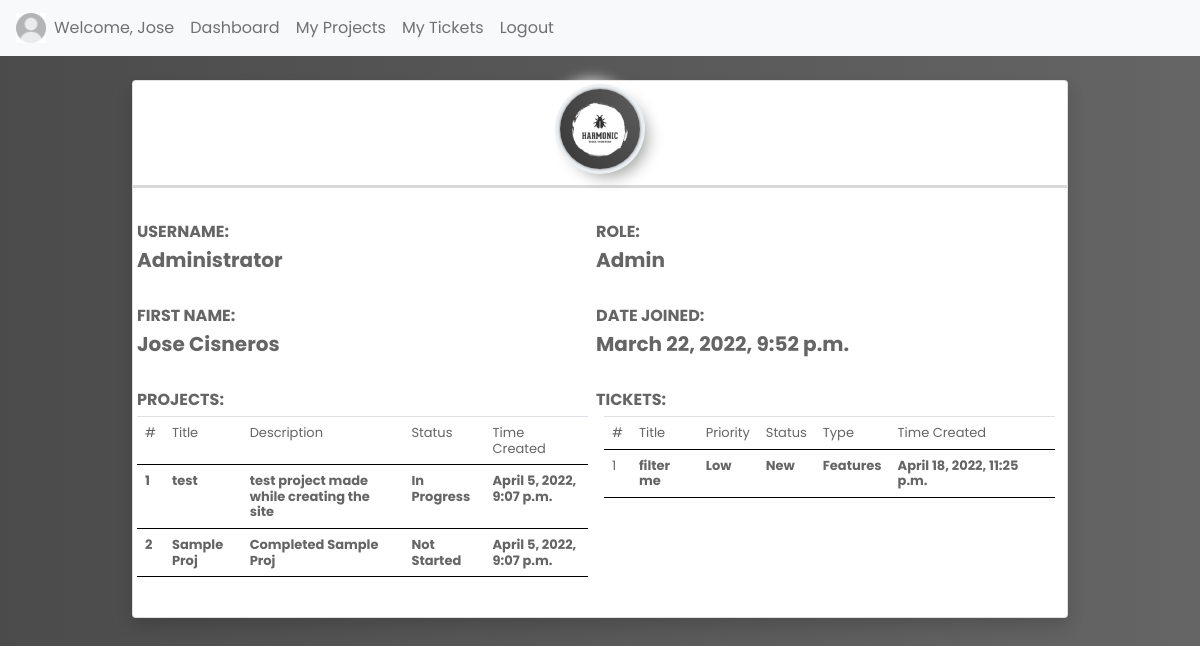
The app's page /user/Administrator (signed in), older data.
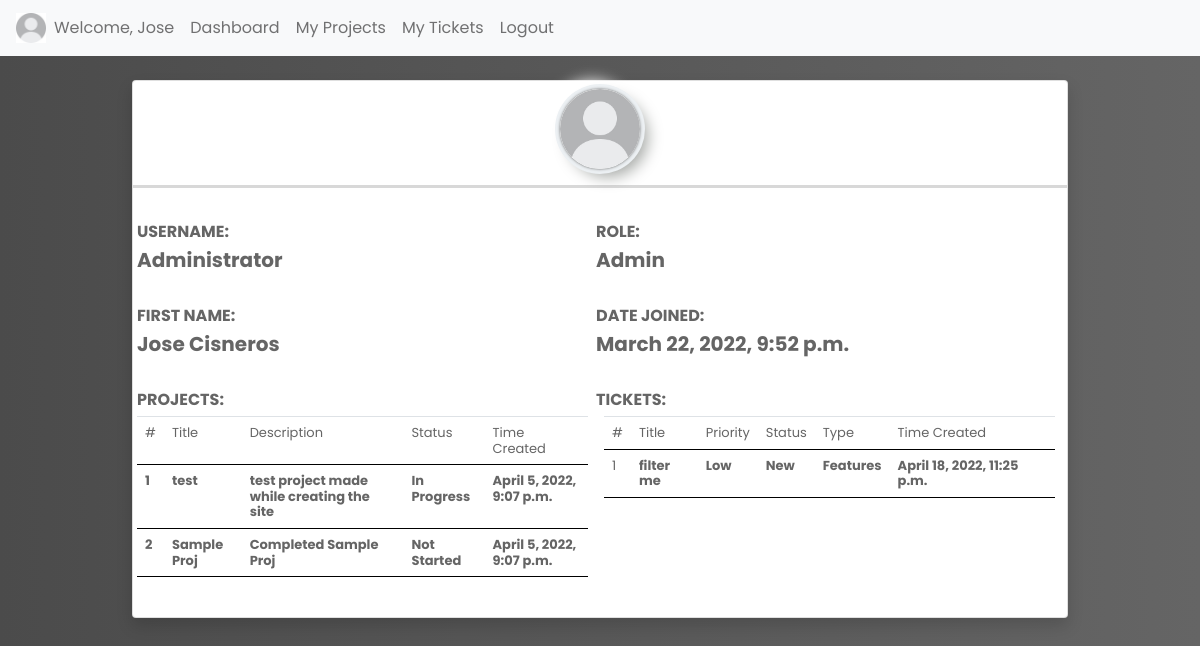
The same page, newer data.
### trackersite/models.py (models this page shows)
class User(AbstractUser):
    email = models.EmailField(blank=True, max_length=254, verbose_name='email address', unique=True)
    class Role(models.TextChoices):
        DEV = "Developer", "Developer"
        MANG = "Manager", "Manager"
        ADMN = "Admin", "Admin"
    role = models.CharField(max_length=9, choices=Role.choices, default=Role.DEV)
    image = models.ImageField(upload_to='covers', default='covers/pfp1.jpg')
    demo_user = models.BooleanField(default=False)

### trackersite/views.py (the view, shortened to what this page needs)
# urls.py: path("user/<str:name>", views.load_user, name="load_user"),
@login_required
def load_user(request, name = None):
    if request.method == "GET":
        try:
            user = models.User.objects.get(username = name)
        except:
            return HttpResponseBadRequest()
        if user == request.user:
            return render(request, 'trackersite/load_self.html', {
                'loaduser':user
            })
        else:
            try:
                projects = models.Project.objects.filter(id__in=
                    models.Team.objects.filter(member_id = user.id).values_list('project_id')).order_by('time_created')
            except:
                projects = None
            try:
                tickets = models.Ticket.objects.filter(Q(submitter_id = user.id) | Q(assigned_to = user.id)).order_by('timestamp')
            except:
                tickets = None
            return render(request, 'trackersite/load_user.html', {
                'loaduser':user, 'projects':projects, 'tickets':tickets
            })

### trackersite/templates/trackersite/load_user.html (shortened to what the changed rows need)
{% extends 'trackersite/layout.html' %}
{% block body %}
<div class="wrapper">
    <div id="content-wrapper" class="d-flex flex-column">
        <div id="content">
            <div class="container-fluid">
                <div class="row">
                    <div class="col-md-6 col-xl-3 mb-4" style="width: 80%; margin: 0 auto;">
                        <div class="card shadow border-start-primary py-2">
                            <div class="logo"> <img src="{{ loaduser.image.url }}" alt="profile picture"></div>
                            <div class="card-body">
                                <div class="row align-items-center no-gutters">
                                    <div class="col me-2">
                                        <div class="d-flex">
                                            <div class="text-dark fw-bold h5 mb-0" style="width: 50%;">
                                                <div class="gray">{{loaduser.username}}</div>
                                            </div>
                                            <div class="text-dark fw-bold h5 mb-0" style="width: 50%;">
                                                <span class="gray">{{ loaduser.role }}</span>
                                            </div>
                                        </div>
                                    </div>
                                </div>
                            </div>
                            <div class="card-body">
                                <div class="row align-items-center no-gutters">
                                    <div class="col me-2">
                                        <div class="d-flex">
                                            <div class="text-dark fw-bold h5 mb-0 form-inline gray" style="width: 50%;">
                                                <div class="gray">{{loaduser.first_name}} {{loaduser.last_name}}</div>
                                            </div>
                                            <div class="text-dark fw-bold h5 mb-0 form-inline gray" style="width: 50%;">
                                                <div class="gray">{{loaduser.date_joined}}</div>
                                            </div>
                                        </div>
                                    </div>
                                </div>
                            </div>
                            <div class="card-body">
                                <div class="row align-items-center no-gutters">
                                    <div class="col me-2 no-margin">
                                        <div class="d-flex">
                                            <div class="fw-bold h5 mb-0 form-inline top" style="width: 50%;">
                                                <div style="margin-right: .5rem;">
                                                    {% if projects != None %}
                                                    <table class="table gray">
                                                        <tbody>
                                                            <tr style="font-size: small;">
                                                                <th scope="col" class="smol">#</th>
                                                                <th scope="col" class="smol">Title</th>
                                                                <th scope="col" class="smol">Description</th>
                                                                <th scope="col" class="smol">Status</th>
                                                                <th scope="col" class="smol">Time Created</th>
                                                            </tr>
                                                        </tbody>
                                                    </table>
                                                    {% endif %}
                                                </div>
                                            </div>
                                            <div class="fw-bold h5 mb-0 form-inline top" style="width: 50%;">
                                                <div style="margin-left: .5rem;">
                                                    {% if tickets != None %}
                                                    <table class="table gray">
                                                        <tbody>
                                                            <tr>
                                                                <th scope="col">#</th>
                                                                <th scope="col">Title</th>
                                                                <th scope="col">Priority</th>
                                                                <th scope="col">Status</th>
                                                                <th scope="col">Type</th>
                                                                <th scope="col">Time Created</th>
                                                                <th scope="col"></th>
                                                            </tr>
                                                            {% for ticket in tickets %}
                                                            <tr>
                                                                <th scope="row">{{ forloop.counter }}</th>
                                                            </tr>
                                                            {% endfor %}
                                                        </tbody>
                                                    </table>
                                                    {% endif %}
                                                </div>
                                            </div>
                                        </div>
                                    </div>
                                </div>
                            </div>
                        </div>
                    </div>
                </div>
            </div>
        </div>
    </div>
</div>
{% endblock %}

Row changes from the older to the newer data that the page shows:
changed User "Administrator": image: a different picture
